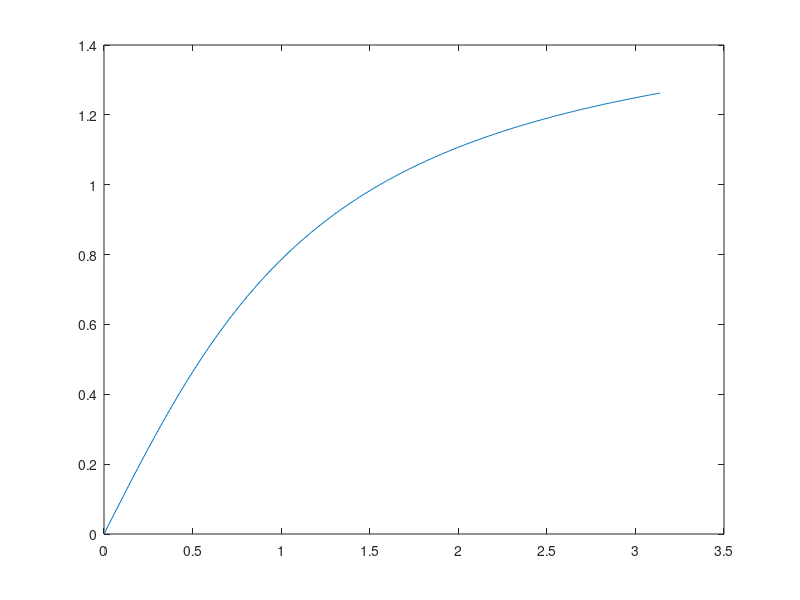
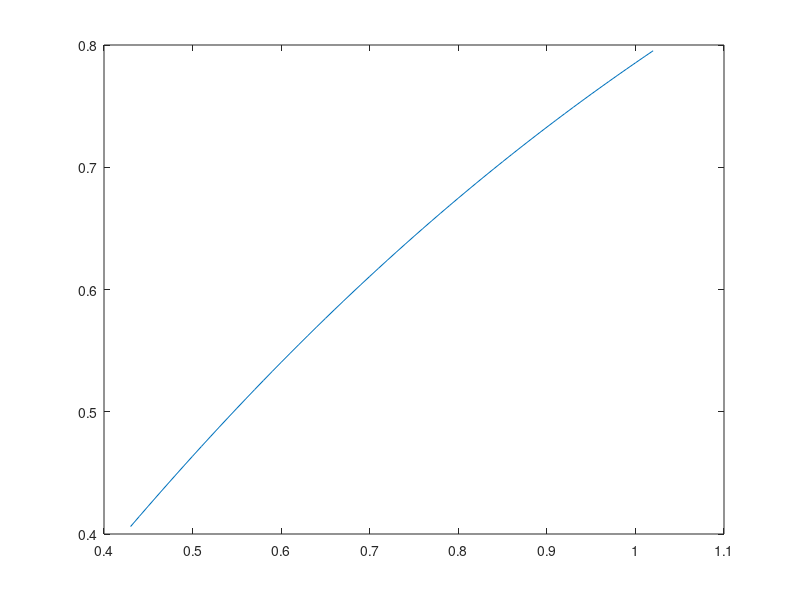

Reproduce these figures in MATLAB, in order.
%% =========== BLIJF VAN HET ONDERSTAANDE CODE COMMENTAAR AF! =============
%                    |5e8e559fcc0ea7126554a391b9b4c313|
%                            1811231301
%
% LEES DE VOLGENDE REGELS:
%
% 1 -   De volgende AANGEMAAKTE onderdelen mag je NIET aanpassen:
%                           A: Bestandsnamen
%                           B: Commentaar bij de code
%                           C: Folders en folderstructuur
%       Doe je dat toch dan krijg je GEEN punten voor deze opdracht.
% 2 -   Als dit bestand niet uit te voeren valt, bijvoorbeeld doordat je
%       tijdens het uitvoeren een foutmelding krijgt, krijg je GEEN punten!
% 3 -   Elke variabele waar 'NaN' aan is toegekend moet JIJ bewerken.
% 4 -   Je maakt de opdracht in dit bestand. Vul het bestand alleen aan met
%       voor de opdracht nuttige code. Doe je dit niet, dan kan dat een
%       vermindering van het te verdienen aantal punten tot gevolg hebben.
% 5 -   Door JOU geschreven commentaarregels (met %% of %) worden niet
%       door ons gelezen of gebruikt. 
% 6 -   Matlab is case-sensitive (hoofdlettergevoelig). De 
%       variabelen: 'aa', 'aA', 'Aa' en 'AA' zijn allemaal verschillend. 
%       Let dus goed op!
% 7 -   Als je programma een eeuwige-lus bevat (lees: nooit stopt met
%       uitvoeren) krijg je GEEN punten.
% 
% Opdrachtbeschrijving:
% Deze opdracht bestaat uit het schrijven/aanvullen van een SCRIPT. De
% specifieke opdracht staat hieronder.
%
% LET OP!
% Exacte naamgeving is heel belangrijk! Merk bv. het verschil op tussen
% de twee variabelen: 'mekker' en de variabele 'Mekker'. Matlab maakt dus 
% onderscheid tussen kleine letters en hoofdletters.
%
%% =========== BLIJF VAN HET BOVENSTAANDE CODE COMMENTAAR AF! =============
 
%% Opdracht 2
% Hieronder staat een regel waarmee je een grafiek van een arctangens
% tekent. Maak een nieuw figuur met de function figure. Selecteer alle 
% waarden uit 'signaal' die groter zijn dan 0.4 en kleiner  dan 0.8 en 
% plot de bijbehorende tijdstippen in het nieuwe figure.

close all
t = 0:0.01:pi;
signaal = atan(t);
plot(t,signaal)

idx = (signaal > 0.4 & signaal < 0.8);
figure
plot(t(idx),signaal(idx))
